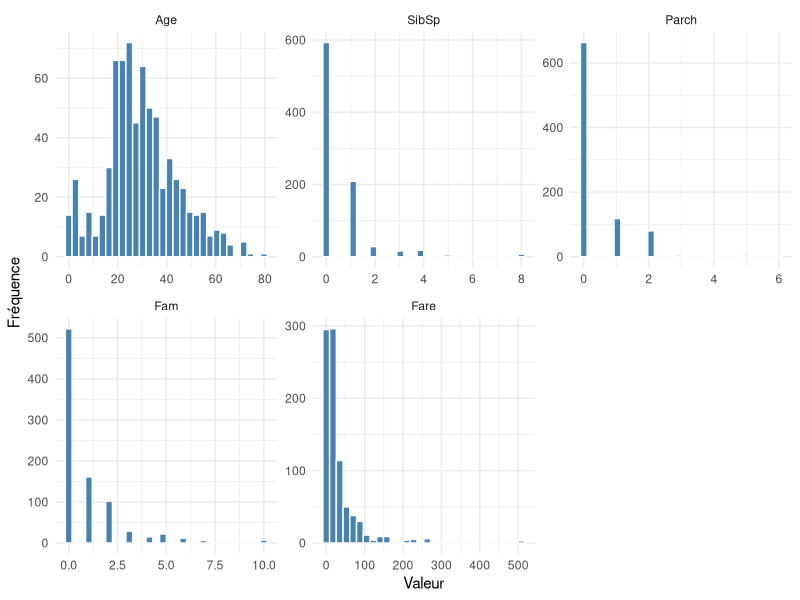
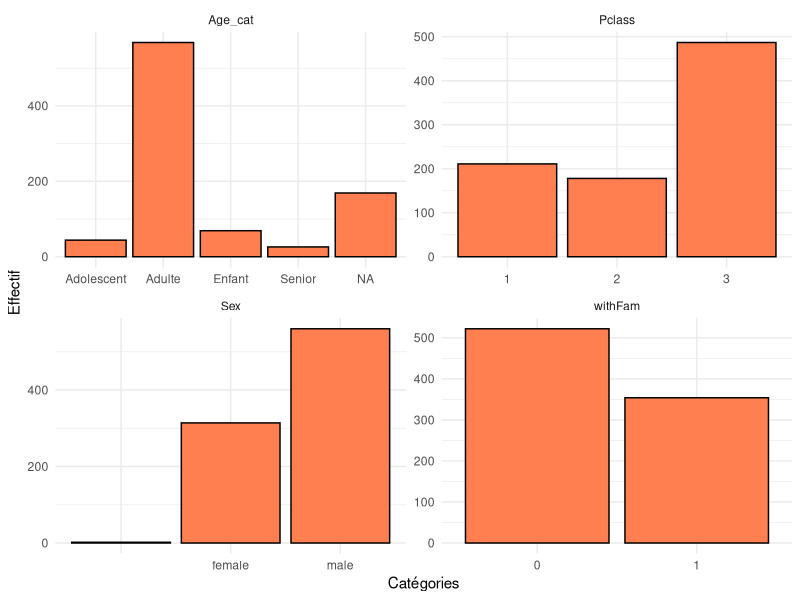
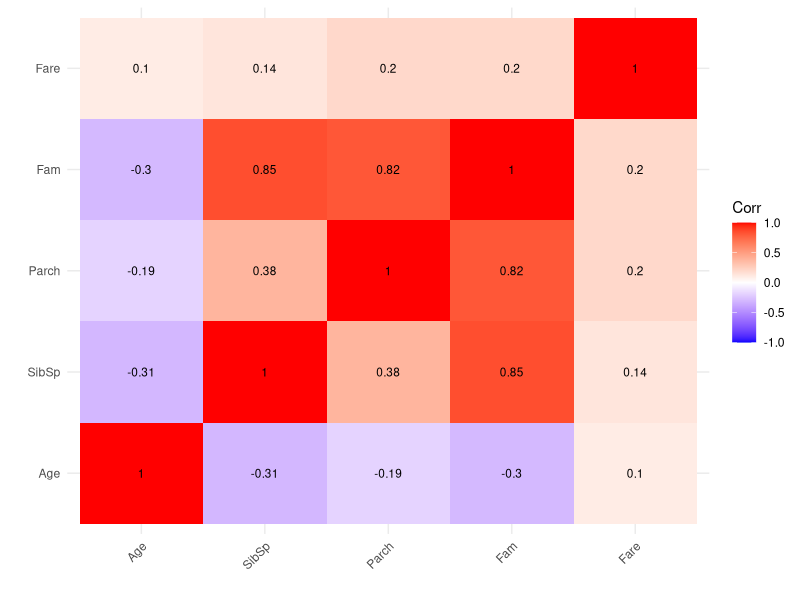
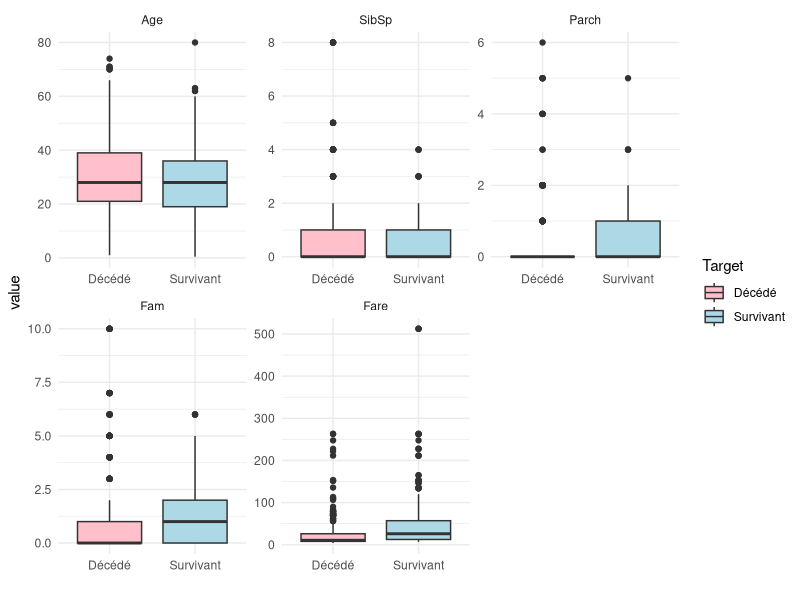
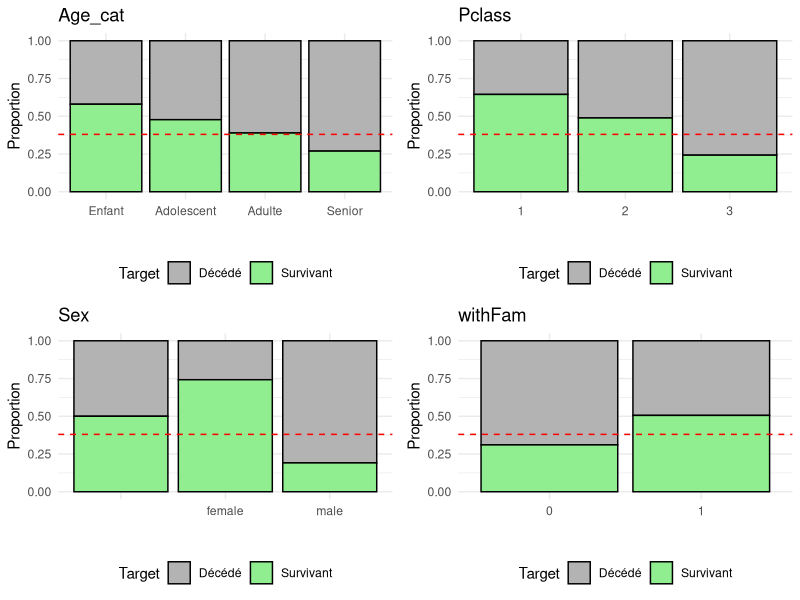

Here is the R script that generated these plots, in order:
## ---- chunk 1
# Chargement des librairies
library(dplyr)
library(ggplot2)
library(reshape2)
library(gridExtra)

# Chargement des données
# On utilise stringsAsFactors = FALSE pour garder la main sur les types
data = read.csv("../titanic.csv", stringsAsFactors = FALSE)

## ---- chunk 2
dim(data)

## ---- chunk 3
colnames(data)

## ---- chunk 4
str(data)

## ---- chunk 5
target = factor(data$Survived, labels = c("Décédé", "Survivant"))
data$Survived = as.factor(data$Survived)

## ---- chunk 6
data$Fam = data$Parch + data$SibSp
data$withFam = as.factor(ifelse(data$Fam > 0, 1, 0))

## ---- chunk 7
# Gestion de la valeur max pour inclure tout le monde
max_age = max(data$Age, na.rm = TRUE)

data$Age_cat = cut(data$Age, 
                   breaks = c(0, 13, 18, 60, max_age + 1), 
                   labels = c("Enfant", "Adolescent", "Adulte", "Senior"),
                   right = FALSE)

## ---- chunk 8
# Typage correct
data$Pclass = as.factor(data$Pclass)
data$Sex    = as.factor(data$Sex)
if("Embarked" %in% colnames(data)) data$Embarked = as.factor(data$Embarked)

# Séparation
qualitative_vars  = data %>% select(Age_cat, Pclass, Sex, withFam)
quantitative_vars = data %>% select(Age, SibSp, Parch, Fam, Fare)

## ---- chunk 9
summary(quantitative_vars)

## ---- chunk 10
summary(qualitative_vars)

## ---- chunk 11
# Exemple de correction si nécessaire (notamment pour Embarked)
# data$Embarked[data$Embarked == ""] <- NA
# data$Embarked <- droplevels(data$Embarked)

## ---- chunk 12
table(target)
prop.table(table(target))

## ---- chunk 13
#| fig-cap: "Distribution des variables quantitatives"
#| layout-ncol: 2

# Transformation en format long pour ggplot
quant_long = melt(quantitative_vars)

ggplot(quant_long, aes(x = value)) +
  geom_histogram(bins = 30, fill = "steelblue", color = "white") +
  facet_wrap(~variable, scales = "free") +
  theme_minimal() +
  labs(x = "Valeur", y = "Fréquence")

## ---- chunk 14
#| fig-cap: "Distribution des variables qualitatives"

qual_long = melt(qualitative_vars, id.vars = NULL)

ggplot(qual_long, aes(x = value)) +
  geom_bar(fill = "coral", color = "black") +
  facet_wrap(~variable, scales = "free") +
  theme_minimal() +
  labs(x = "Catégories", y = "Effectif")

## ---- chunk 15
#| fig-cap: "Matrice de corrélation"
#| out-width: "70%"

cor_mat = cor(quantitative_vars, use = "complete.obs")
melted_cor_mat = melt(cor_mat)

ggplot(data = melted_cor_mat, aes(x = Var1, y = Var2, fill = value)) + 
  geom_tile() + 
  scale_fill_gradient2(low = "blue", mid = "white", high = "red", limit = c(-1,1)) +
  geom_text(aes(label = round(value, 2)), size = 3) +
  theme_minimal() +
  theme(axis.text.x = element_text(angle = 45, hjust = 1)) +
  labs(x = "", y = "", fill = "Corr")

## ---- chunk 16
#| layout-ncol: 2
#| fig-cap: "Impact des variables quantitatives sur la survie"

plot_data = cbind(quantitative_vars, Target = target)
plot_data_long = melt(plot_data, id.vars = "Target")

ggplot(plot_data_long, aes(x = Target, y = value, fill = Target)) +
  geom_boxplot() +
  facet_wrap(~variable, scales = "free") +
  scale_fill_manual(values = c("pink", "lightblue")) +
  theme_minimal() +
  labs(x = "")

## ---- chunk 17
#| fig-cap: "Proportion de survie par catégorie"
#| out-width: "80%"

# Fonction pour générer les plots
plot_list = list()
for(col in names(qualitative_vars)){
  p = ggplot(data = data.frame(var = qualitative_vars[[col]], Target = target) %>% na.omit(), 
             aes(x = var, fill = Target)) +
      geom_bar(position = "fill", color = "black") +
      scale_fill_manual(values = c("gray70", "lightgreen")) +
      theme_minimal() +
      geom_hline(yintercept = 0.38, linetype="dashed", color="red") + # Moyenne survie
      labs(title = col, x = "", y = "Proportion") +
      theme(legend.position = "bottom")
  plot_list[[col]] = p
}

grid.arrange(grobs = plot_list, ncol = 2)

## ---- chunk 18
colSums(is.na(data))

## ---- chunk 19
write.csv(data, "titanic_pre_processed.csv", row.names = FALSE)
write.csv(target, "titanic_pre_processed_target.csv", row.names = FALSE)
write.csv(quantitative_vars, "titanic_pre_processed_quantitative_vars.csv", row.names = FALSE)
write.csv(qualitative_vars, "titanic_pre_processed_qualitative_vars.csv", row.names = FALSE)
